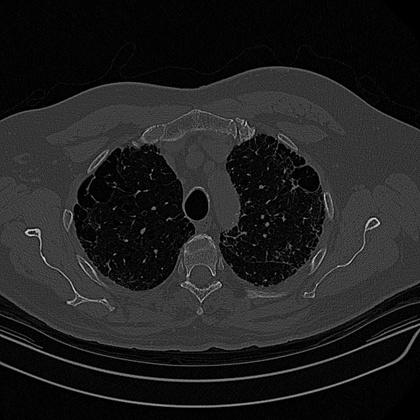
%> input picture Lecture Scripts/FixedReg.jpg, 420 x 420 px, shrunk from 512 x 512 before the run
$ octave Snippet_29_Registration_Visualization.m   (GNU Octave 9; MATLAB toolbox functions it lacks are replaced by stand-ins)
%> lines starting %> are read from the running program, lines starting %| are printed output that depends on the picture
% Clear the command window.
clc;
% Close all open figure windows.
close all;
% Clear all variables from the workspace.
clear all;

% --- Data Loading ---
% Load the fixed reference image and convert to double precision.
fixedImageRGB = double(imread("FixedReg.jpg"));
%> fixedImageRGB: size 420x420 double; min 0, max 227, mean 31.5; mean of the top-left, top-right, bottom-left and bottom-right quarters 27.8, 30.1, 34.5, 33.8
% Extract the first channel to create a grayscale image.
fixedImage = fixedImageRGB(:, :, 1);

% Load the registered moving image and convert to double precision.
registeredImageRGB = double(imread("RegisteredImage.jpg"));
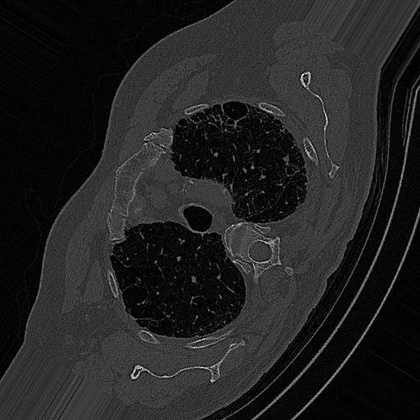
%> input picture Lecture Scripts/RegisteredImage.jpg, 420 x 420 px, shrunk from 512 x 512 before the run
%> registeredImageRGB: size 420x420 double; min 0, max 244, mean 33.9; mean of the top-left, top-right, bottom-left and bottom-right quarters 23.8, 41.7, 39.9, 30.2
% Extract the first channel to create a grayscale image.
registeredImage = registeredImageRGB(:, :, 1);

% --- Visualization Method 1: Edge Overlay ---
% Open a new figure window for the edge overlay.
figure("Color", "w");
% Display the fixed reference image.
imshow(fixedImage, []);
% Hold the current plot to overlay the edges.
hold on;
% Detect the edges of the registered image using the Prewitt operator.
edgeImage = edge(registeredImage, "prewitt");
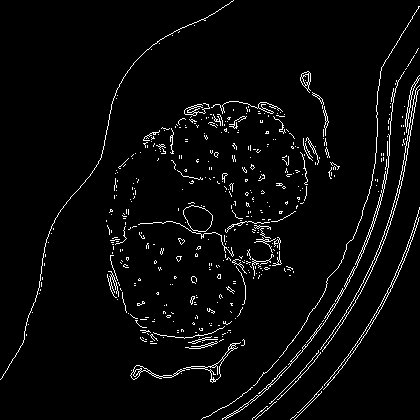
%> edgeImage: size 420x420 logical; 3.6% white in thin lines or dots
% Find the row and column indices of the detected edge pixels.
[edgeRows, edgeCols, ~] = find(edgeImage == 1);
%> edgeRows = 6416 values from 1 to 420; edgeCols = 6416 values from 1 to 420
% Plot the edge pixels in red over the fixed image.
plot(edgeCols, edgeRows, ".r", "MarkerSize", 2);
% Add a title to the edge overlay figure.
title("Method 1: Edge Overlay Visualization");
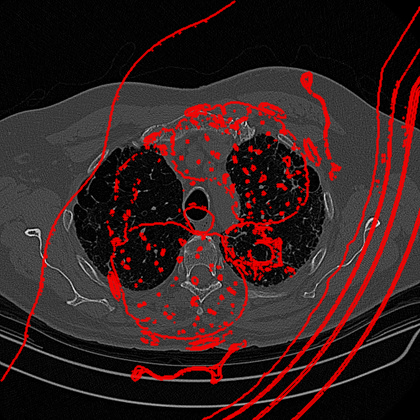
%> figure redrawn from the program's plot data; its title reads 'Method 1: Edge Overlay Visualization'
% Release the hold on the plot.
hold off;

% --- Visualization Method 2: Checkerboard ---
% Open a new figure window for the checkerboard visualization.
figure("Color", "w");
% Get the dimensions of the images.
[imageHeight, imageWidth] = size(fixedImage);
%> imageHeight = 420; imageWidth = 420
% Define the size of each checkerboard square.
squareSize = 32;
% Initialize the checkerboard visualization image.
checkerboardImage = zeros(imageHeight, imageWidth);

% Loop through each row of the image.
for r = 1:1:imageHeight
    % Loop through each column of the image.
    for c = 1:1:imageWidth
        % Determine the checkerboard grid coordinates.
        gridR = floor((r - 1) / squareSize);
        gridC = floor((c - 1) / squareSize);

        % Check if the sum of grid coordinates is even (white square).
        if (mod(gridR + gridC, 2) == 0)
            % Assign the pixel from the fixed image.
            checkerboardImage(r, c) = fixedImage(r, c);
        else
            % Assign the pixel from the registered image.
            checkerboardImage(r, c) = registeredImage(r, c);
            % End the checkerboard parity check.
        end
        % End the column loop.
    end
    % End the row loop.
end
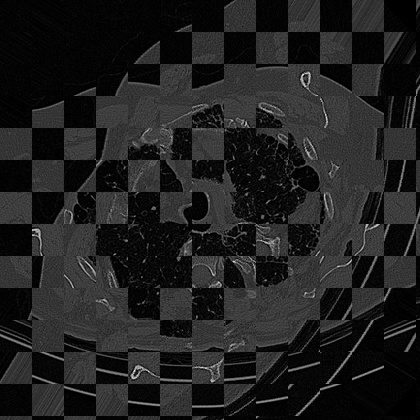
%> checkerboardImage: size 420x420 double; min 0, max 244, mean 32.4

% Display the generated checkerboard image.
imshow(checkerboardImage, []);
% Add a title to the checkerboard figure.
title("Method 2: Checkerboard Visualization");
